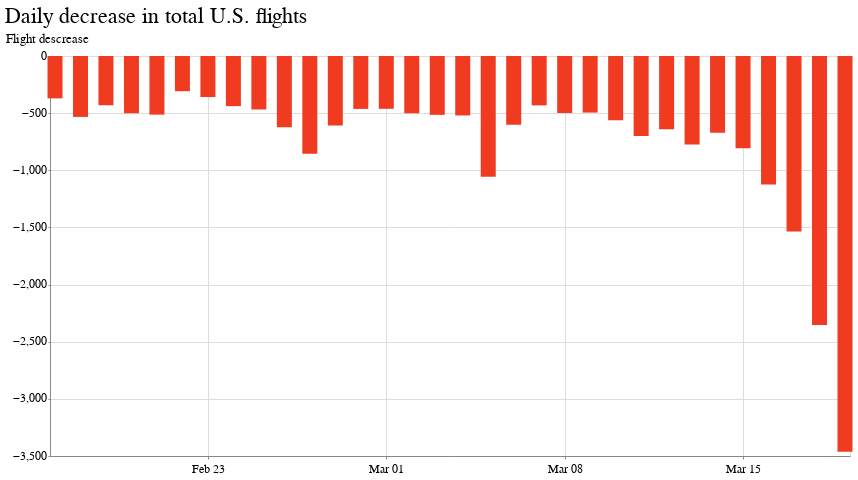

The notebook cell saved with this chart:
### Code cell
alt.Chart(usa_date_agg).mark_bar(size=15,color='#f03b20').encode(
    x=alt.X('date_:T', title='', axis=alt.Axis(tickCount=6, format='%b %d')),
    y=alt.Y('sum_diff:Q', title='Flight descrease')
).properties(width=800, height=400,
    title='Daily decrease in total U.S. flights'
)

### Figure 1 — Vega-Lite specification as saved in the notebook (floating-point values rounded to 4 significant figures)
{"config": {"view": {"width": 800, "height": 450}, "background": "#ffffff", "title": {"anchor": "start", "font": "Benton Gothic Bold, sans", "fontColor": "#000000", "fontSize": 22, "fontWeight": "normal"}, "arc": {"fill": "#82c6df"}, "area": {"fill": "#82c6df"}, "line": {"stroke": "#82c6df", "strokeWidth": 3}, "path": {"stroke": "#82c6df"}, "rect": {"fill": "#82c6df"}, "shape": {"stroke": "#82c6df"}, "bar": {"fill": "#82c6df"}, "point": {"stroke": "#82c6df"}, "symbol": {"fill": "#82c6df", "size": 30}, "axis": {"titleFont": "Benton Gothic Bold, sans", "titleFontSize": 13, "titleFontWeight": "normal", "labelFont": "Benton Gothic, sans", "labelFontSize": 11.5, "labelFontWeight": "normal"}, "axisX": {"labelAngle": 0, "labelPadding": 4, "tickSize": 3}, "axisY": {"labelBaseline": "middle", "maxExtent": 45, "minExtent": 45, "tickSize": 2, "titleAlign": "left", "titleAngle": 0, "titleX": -45, "titleY": -11}, "legend": {"titleFont": "Benton Gothic Bold, sans", "titleFontSize": 13, "titleFontWeight": "normal", "symbolType": "square", "labelFont": "Benton Gothic, sans", "labelFontSize": 11.5}, "range": {"category": ["#3580b1", "#ec8431", "#ab7fb4", "#c89d29", "#adc839", "#829eb1"], "diverging": ["#e68a4f", "#f4bb6a", "#f9e39c", "#dadfe2", "#a6b7c6", "#849eae"], "heatmap": ["#fbf2c7", "#f9e39c", "#f8d36e", "#f4bb6a", "#e68a4f", "#d15a40", "#ab4232"], "ordinal": ["#fbf2c7", "#f9e39c", "#f8d36e", "#f4bb6a", "#e68a4f", "#d15a40", "#ab4232"], "ramp": ["#fbf2c7", "#f9e39c", "#f8d36e", "#f4bb6a", "#e68a4f", "#d15a40", "#ab4232"]}}, "data": {"name": "data-8d779d75edabf6a7f3552df333bfbbcc"}, "mark": {"type": "bar", "color": "#f03b20", "size": 15}, "encoding": {"x": {"type": "temporal", "axis": {"format": "%b %d", "tickCount": 6}, "field": "date_", "title": ""}, "y": {"type": "quantitative", "field": "sum_diff", "title": "Flight descrease"}}, "height": 400, "title": "Daily decrease in total U.S. flights", "width": 800, "$schema": "https://vega.github.io/schema/vega-lite/v4.0.2.json", "datasets": {"data-8d779d75edabf6a7f3552df333bfbbcc": [{"date_": "2/17/20", "scheduled_mean": 618.6, "scheduled_sum": 17320, "departed_mean": 605.3, "departed_sum": 16949, "sum_diff": -371, "pct_diff": -2.19}, {"date_": "2/18/20", "scheduled_mean": 644.7, "scheduled_sum": 18052, "departed_mean": 625.7, "departed_sum": 17519, "sum_diff": -533, "pct_diff": -3.04}, {"date_": "2/19/20", "scheduled_mean": 638.9, "scheduled_sum": 17889, "departed_mean": 623.5, "departed_sum": 17458, "sum_diff": -431, "pct_diff": -2.47}, {"date_": "2/20/20", "scheduled_mean": 650.8, "scheduled_sum": 18223, "departed_mean": 632.9, "departed_sum": 17722, "sum_diff": -501, "pct_diff": -2.83}, {"date_": "2/21/20", "scheduled_mean": 656.6, "scheduled_sum": 18385, "departed_mean": 638.3, "departed_sum": 17872, "sum_diff": -513, "pct_diff": -2.87}, {"date_": "2/22/20", "scheduled_mean": 580.0, "scheduled_sum": 16239, "departed_mean": 569.0, "departed_sum": 15931, "sum_diff": -308, "pct_diff": -1.93}, {"date_": "2/23/20", "scheduled_mean": 584.0, "scheduled_sum": 16351, "departed_mean": 571.1, "departed_sum": 15992, "sum_diff": -359, "pct_diff": -2.24}, {"date_": "2/24/20", "scheduled_mean": 641.0, "scheduled_sum": 17949, "departed_mean": 625.4, "departed_sum": 17510, "sum_diff": -439, "pct_diff": -2.51}, {"date_": "2/25/20", "scheduled_mean": 642.7, "scheduled_sum": 17995, "departed_mean": 626.0, "departed_sum": 17527, "sum_diff": -468, "pct_diff": -2.67}, {"date_": "2/26/20", "scheduled_mean": 642.4, "scheduled_sum": 17986, "departed_mean": 620.1, "departed_sum": 17363, "sum_diff": -623, "pct_diff": -3.59}, {"date_": "2/27/20", "scheduled_mean": 660.1, "scheduled_sum": 18484, "departed_mean": 629.6, "departed_sum": 17628, "sum_diff": -856, "pct_diff": -4.86}, {"date_": "2/28/20", "scheduled_mean": 662.9, "scheduled_sum": 18561, "departed_mean": 641.1, "departed_sum": 17952, "sum_diff": -609, "pct_diff": -3.39}, {"date_": "2/29/20", "scheduled_mean": 584.6, "scheduled_sum": 16370, "departed_mean": 568.1, "departed_sum": 15907, "sum_diff": -463, "pct_diff": -2.91}, {"date_": "3/1/20", "scheduled_mean": 585.0, "scheduled_sum": 16380, "departed_mean": 568.5, "departed_sum": 15918, "sum_diff": -462, "pct_diff": -2.9}, {"date_": "3/10/20", "scheduled_mean": 649.6, "scheduled_sum": 18189, "departed_mean": 629.5, "departed_sum": 17627, "sum_diff": -562, "pct_diff": -3.19}, {"date_": "3/11/20", "scheduled_mean": 651.9, "scheduled_sum": 18253, "departed_mean": 626.9, "departed_sum": 17554, "sum_diff": -699, "pct_diff": -3.98}, {"date_": "3/12/20", "scheduled_mean": 673.7, "scheduled_sum": 18864, "departed_mean": 650.9, "departed_sum": 18224, "sum_diff": -640, "pct_diff": -3.51}, {"date_": "3/13/20", "scheduled_mean": 678.0, "scheduled_sum": 18985, "departed_mean": 650.4, "departed_sum": 18210, "sum_diff": -775, "pct_diff": -4.26}, {"date_": "3/14/20", "scheduled_mean": 609.4, "scheduled_sum": 17064, "departed_mean": 585.4, "departed_sum": 16392, "sum_diff": -672, "pct_diff": -4.1}, {"date_": "3/15/20", "scheduled_mean": 617.2, "scheduled_sum": 17281, "departed_mean": 588.4, "departed_sum": 16474, "sum_diff": -807, "pct_diff": -4.9}, {"date_": "3/16/20", "scheduled_mean": 658.5, "scheduled_sum": 18437, "departed_mean": 618.3, "departed_sum": 17312, "sum_diff": -1125, "pct_diff": -6.5}, {"date_": "3/17/20", "scheduled_mean": 656.0, "scheduled_sum": 18367, "departed_mean": 601.1, "departed_sum": 16831, "sum_diff": -1536, "pct_diff": -9.13}, {"date_": "3/18/20", "scheduled_mean": 649.8, "scheduled_sum": 18193, "departed_mean": 565.7, "departed_sum": 15839, "sum_diff": -2354, "pct_diff": -14.86}, {"date_": "3/19/20", "scheduled_mean": 664.4, "scheduled_sum": 18604, "departed_mean": 540.8, "departed_sum": 15141, "sum_diff": -3463, "pct_diff": -22.87}, {"date_": "3/2/20", "scheduled_mean": 645.5, "scheduled_sum": 18073, "departed_mean": 627.6, "departed_sum": 17572, "sum_diff": -501, "pct_diff": -2.85}, {"date_": "3/3/20", "scheduled_mean": 643.8, "scheduled_sum": 18025, "departed_mean": 625.4, "departed_sum": 17510, "sum_diff": -515, "pct_diff": -2.94}, {"date_": "3/4/20", "scheduled_mean": 644.6, "scheduled_sum": 18048, "departed_mean": 626.0, "departed_sum": 17528, "sum_diff": -520, "pct_diff": -2.97}, {"date_": "3/5/20", "scheduled_mean": 681.9, "scheduled_sum": 19092, "departed_mean": 644.1, "departed_sum": 18035, "sum_diff": -1057, "pct_diff": -5.86}, {"date_": "3/6/20", "scheduled_mean": 670.0, "scheduled_sum": 18761, "departed_mean": 648.5, "departed_sum": 18159, "sum_diff": -602, "pct_diff": -3.32}, {"date_": "3/7/20", "scheduled_mean": 593.7, "scheduled_sum": 16623, "departed_mean": 578.2, "departed_sum": 16191, "sum_diff": -432, "pct_diff": -2.67}, {"date_": "3/8/20", "scheduled_mean": 638.3, "scheduled_sum": 17873, "departed_mean": 620.5, "departed_sum": 17374, "sum_diff": -499, "pct_diff": -2.87}, {"date_": "3/9/20", "scheduled_mean": 648.9, "scheduled_sum": 18169, "departed_mean": 631.2, "departed_sum": 17674, "sum_diff": -495, "pct_diff": -2.8}]}}
